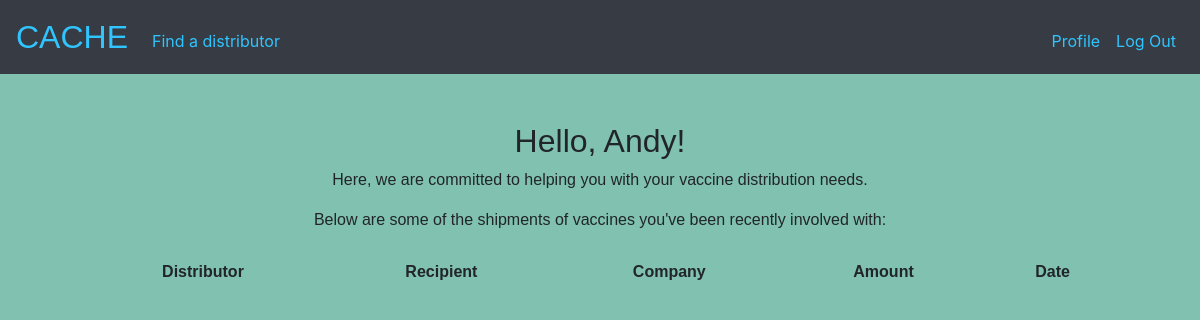
Page / (signed in) on the earlier database version.
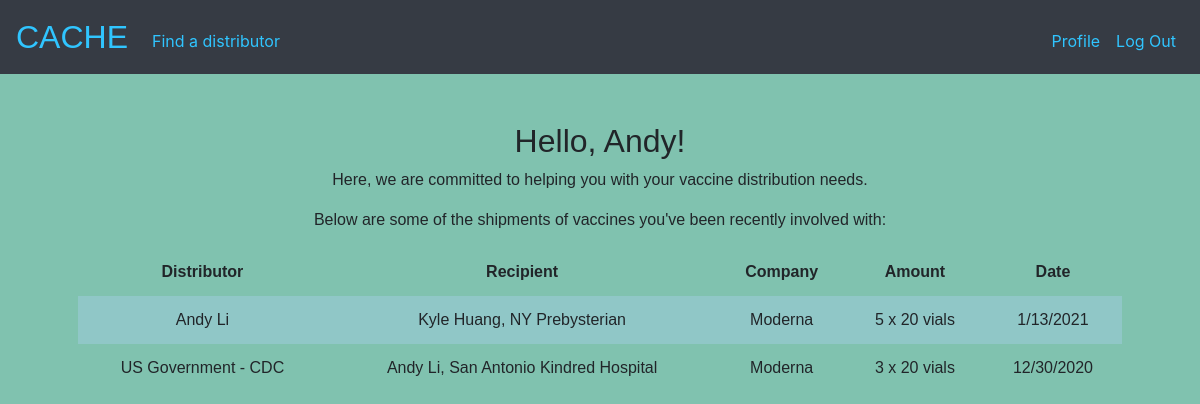
Same page on the later database version.
### tables this page shows
CREATE TABLE 'users' (id INTEGER, username TEXT NOT NULL, hash TEXT NOT NULL, 'firstName' text, 'lastName' text, 'contact' text, 'personalInfo' text, 'receiver' boolean DEFAULT 'false', 'distributor' boolean DEFAULT 'false', PRIMARY KEY(id));

CREATE TABLE 'shipments' ('time' text, shipment_id int NOT NULL, user_id int NOT NULL,'sender' text, 'recipient' text, 'company' text, 'amount' text, FOREIGN KEY(user_id) references users(id));

### app.py (the view)
@app.route("/")
def index():
    if session.get("user_id") is None:
        return render_template("landing.html")
    else:
        database = sqlite3.connect('cache.db')
        database.row_factory = sqlite3.Row
        db = database.cursor()
        db.execute("SELECT * FROM users WHERE id = ?", [session["user_id"]])
        userName = db.fetchone()
        db.execute(
            "SELECT * FROM users JOIN shipments ON shipments.user_id = users.id WHERE users.id = ? LIMIT 5", [session["user_id"]])
        shipments = db.fetchall()
        return render_template("index.html", userName=userName, shipments=shipments)

### app.py (called while the page is built)
@app.after_request
def after_request(response):
    response.headers["Cache-Control"] = "no-cache, no-store, must-revalidate"
    response.headers["Expires"] = 0
    response.headers["Pragma"] = "no-cache"
    return response

### templates/index.html (shortened to what this page needs)
{% extends "layout.html" %}
{% block main %}
    <h1>Hello, {{ userName[3] }}!</h1>
    <p>Here, we are committed to helping you with your vaccine distribution needs.</p>
    <p>Below are some of the shipments of vaccines you've been recently involved with: </p>
    <div class="form-group">
    <table>
        <thead>
            <tr>
                <th>Distributor</th>
                <th>Recipient</th>
                <th>Company</th>
                <th>Amount</th>
                <th>Date</th>
            </tr>
        </thead>
        <tbody>
            {% for row in shipments %}
            <tr>
                <td>{{ row.sender }}</td>
                <td>{{ row.recipient }}</td>
                <td>{{ row.company }}</td>
                <td>{{ row.amount}}</td>
                <td>{{ row.time}}</td>
            </tr>
            {% endfor %}
        </tbody>
    </table>
{% endblock %}

### templates/layout.html (shortened to what this page needs)
<!DOCTYPE html>
<html lang="en">
    <head>
        <link rel="stylesheet" href="https://cdn.jsdelivr.net/npm/bootstrap@4.5.3/dist/css/bootstrap.min.css">
        <link href="/static/styles.css" rel="stylesheet">
    </head>
    <body>
        <nav class="navbar navbar-expand-md navbar-custom bg-custom">
            <a class="navbar-brand" href="/"><span class="title">CACHE</span></a>
            <div class="collapse navbar-collapse" id="navbar">
                {% if session.user_id %}
                    <ul class="navbar-nav mr-auto mt-2">
                        <li class="nav-item"><a class="nav-link" href="/find_friends">Find a distributor</a></li>
                    </ul>
                    <ul class="navbar-nav ml-auto mt-2">
                        <li class="nav-item"><a class="nav-link" href="/profile">Profile</a></li>
                        <li class="nav-item"><a class="nav-link" href="/logout">Log Out</a></li>
                    </ul>
                {% else %}
                    <ul class="navbar-nav ml-auto mt-2">
                        <li class="nav-item"><a class="nav-link" href="/register">Register</a></li>
                        <li class="nav-item"><a class="nav-link" href="/login">Log In</a></li>
                    </ul>
                {% endif %}
            </div>
        </nav>
        <main class="container p-5">
            {% block main %}{% endblock %}
        </main>
    </body>
</html>

### static/styles.css (style rules this page uses)
nav .navbar-brand { font-family: futura-pt, sans-serif; font-size: xx-large; }
nav .navbar-brand .title { color: #30c5ff; }
nav .navbar-nav li a { color: #30c5ff !important; }
nav .navbar-custom, .bg-custom { background-color: #363b44; }
main { overflow-x: auto; font-family: Futura Book, sans-serif; src: url('Futura\ Book\ font.ttf'); font-style: normal; font-weight: 400; text-align: center; }
body { background-color:#80c2af; }
table { background-color: transparent; margin-bottom: 1rem; width: 100%; }
h1 { font-size: 2em; }
table th, table td { padding: 0.75rem; vertical-align: middle; }
tbody tr:nth-of-type(odd) { background-color: rgb(179, 208, 255, 0.3) }

Differences in the rows shown:
added shipments: sender "Andy Li", recipient "Kyle Huang, NY Prebysterian", company "Moderna", amount "5 x 20 vials", time "1/13/2021"
added shipments: sender "US Government - CDC", recipient "Andy Li, San Antonio Kindred Hospital", company "Moderna", amount "3 x 20 vials", time "12/30/2020"
